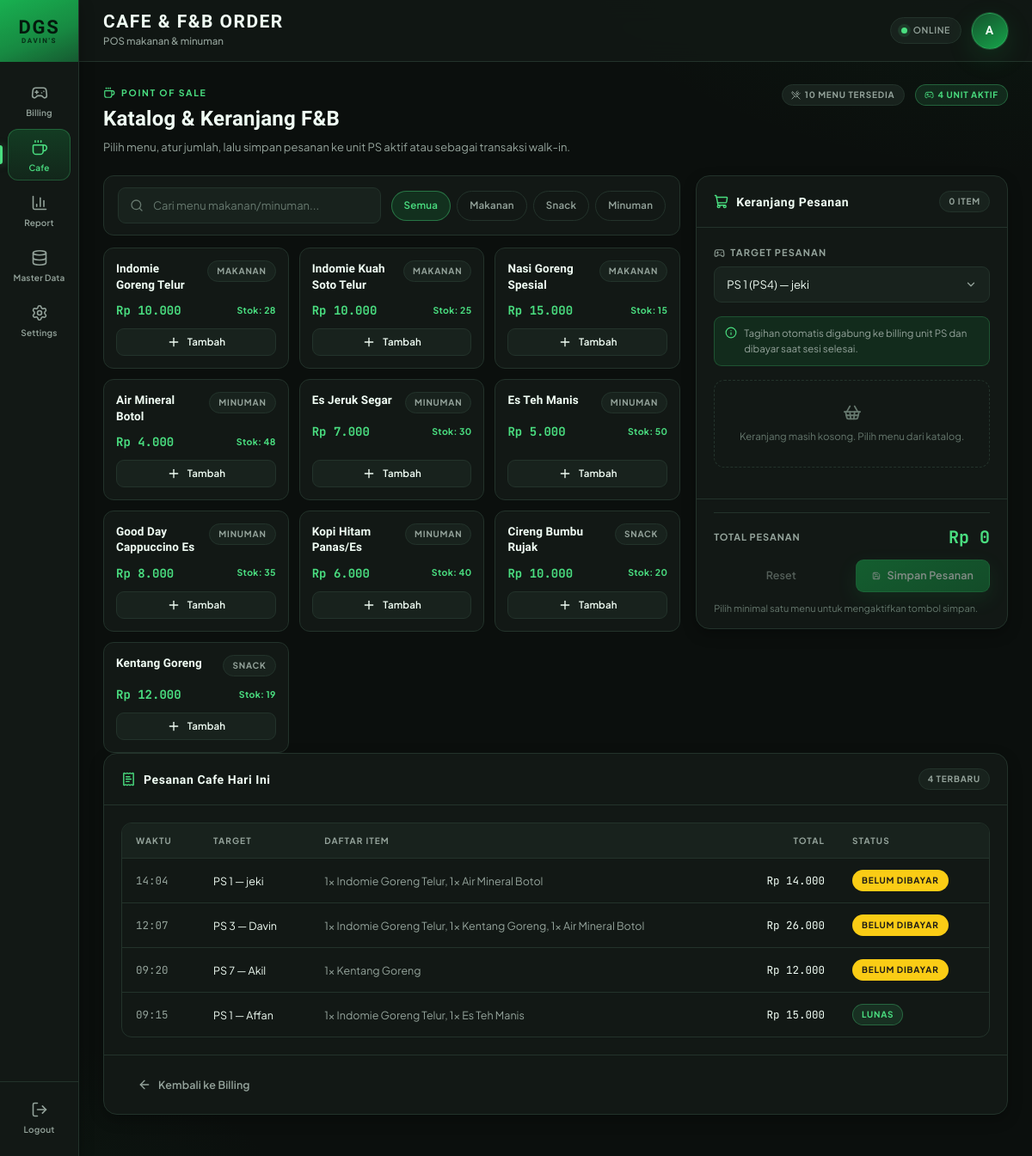
The page /pages/cafe.php (signed in) on the database its author committed.
### tables this page shows
CREATE TABLE `fnb_menus` (
  `id` int UNSIGNED NOT NULL,
  `name` varchar(100) NOT NULL,
  `category` enum('makanan','minuman','snack') NOT NULL DEFAULT 'makanan',
  `price` int UNSIGNED NOT NULL,
  `stock` int UNSIGNED NOT NULL DEFAULT '0',
  `is_available` tinyint(1) NOT NULL DEFAULT '1',
  `created_at` timestamp NOT NULL DEFAULT CURRENT_TIMESTAMP,
  `updated_at` timestamp NOT NULL DEFAULT CURRENT_TIMESTAMP ON UPDATE CURRENT_TIMESTAMP
);

CREATE TABLE `fnb_orders` (
  `id` int UNSIGNED NOT NULL,
  `station_id` int UNSIGNED DEFAULT NULL COMMENT 'NULL jika pesanan walk-in tanpa main PS',
  `session_id` int UNSIGNED DEFAULT NULL COMMENT 'Mengikat tagihan F&B ke sesi PS yang sedang berjalan',
  `customer_name` varchar(100) DEFAULT NULL,
  `total_amount` int UNSIGNED NOT NULL DEFAULT '0',
  `payment_status` enum('unpaid','paid') NOT NULL DEFAULT 'unpaid',
  `ordered_at` datetime NOT NULL DEFAULT CURRENT_TIMESTAMP
);

CREATE TABLE `stations` (
  `id` int UNSIGNED NOT NULL,
  `name` varchar(50) NOT NULL COMMENT 'Contoh: PS 1, PS 2',
  `console_type` enum('PS4','PS5') NOT NULL DEFAULT 'PS4',
  `hourly_rate` int UNSIGNED NOT NULL COMMENT 'Tarif per jam dalam Rupiah',
  `status` enum('idle','playing','maintenance') NOT NULL DEFAULT 'idle',
  `created_at` timestamp NOT NULL DEFAULT CURRENT_TIMESTAMP,
  `updated_at` timestamp NOT NULL DEFAULT CURRENT_TIMESTAMP ON UPDATE CURRENT_TIMESTAMP
);

### pages/cafe.php (the view, shortened to what the rows shown need)
<?php
require_once dirname(__DIR__) . '/config/database.php';
require_once dirname(__DIR__) . '/config/helpers.php';
$menus = [];
$menuListSql = "SELECT id, name, category, price, stock
    FROM fnb_menus
    WHERE is_available = 1
    ORDER BY category ASC, name ASC";
$menuListResult = mysqli_query($conn, $menuListSql);
if ($menuListResult !== false) {
    while ($row = mysqli_fetch_assoc($menuListResult)) {
        $menus[] = $row;
    }
}
$todayOrders = [];
$todayOrdersSql = "SELECT
        o.id,
        o.session_id,
        o.customer_name,
        o.total_amount,
        o.payment_status,
        o.ordered_at,
        s.name AS station_name,
        GROUP_CONCAT(CONCAT(i.quantity, 'x ', m.name) ORDER BY i.id SEPARATOR ', ') AS item_summary
    FROM fnb_orders o
    LEFT JOIN stations s ON s.id = o.station_id
    LEFT JOIN fnb_order_items i ON i.order_id = o.id
    LEFT JOIN fnb_menus m ON m.id = i.menu_id
    WHERE DATE(o.ordered_at) = CURDATE()
    GROUP BY o.id, o.session_id, o.customer_name, o.total_amount, o.payment_status, o.ordered_at, s.name
    ORDER BY o.ordered_at DESC, o.id DESC
    LIMIT 10";
$todayOrdersResult = mysqli_query($conn, $todayOrdersSql);
if ($todayOrdersResult !== false) {
    while ($row = mysqli_fetch_assoc($todayOrdersResult)) {
        $todayOrders[] = $row;
    }
}
require_once dirname(__DIR__) . '/includes/header.php';
?>
<div class="app-shell">
    <div class="app-main">
        <?php require_once dirname(__DIR__) . '/includes/topbar.php'; ?>
        <main class="page-content">
            <section class="page-intro">
                <div>
                    <h2 class="page-heading">Katalog &amp; Keranjang F&amp;B</h2>
                </div>
            </section>
            <div class="cafe-layout">
                <section class="cafe-catalog">
                    <?php if ($menus === []): ?>
                        <p class="ps-empty-filter">Belum ada menu F&amp;B yang tersedia. Tambahkan data master menu terlebih dahulu.</p>
                    <?php else: ?>
                        <div class="menu-grid" id="menuGrid">
                            <?php foreach ($menus as $menu): ?>
                                <?php
                                $menuStock = (int) $menu['stock'];
                                $menuCategory = (string) $menu['category'];
                                $stockClass = $menuStock <= 0 ? 'stock-tag--empty' : ($menuStock <= 5 ? 'stock-tag--low' : 'stock-tag--ok');
                                ?>
                                <article
                                    class="menu-card"
                                    data-menu-id="<?= e((string) $menu['id']) ?>"
                                    data-menu-name="<?= e((string) $menu['name']) ?>"
                                    data-menu-category="<?= e($menuCategory) ?>"
                                    data-menu-price="<?= e((string) $menu['price']) ?>"
                                    data-menu-stock="<?= e((string) $menuStock) ?>"
                                    data-search="<?= e(mb_strtolower((string) $menu['name'] . ' ' . $menuCategory)) ?>"
                                >
                                    <div class="menu-card-head">
                                        <h3 class="menu-card-name"><?= e((string) $menu['name']) ?></h3>
                                        <span class="badge badge-muted badge--inline"><?= e(ucfirst($menuCategory)) ?></span>
                                    </div>
                                    <div class="menu-card-meta">
                                        <span class="menu-card-price text-mono"><?= e(format_rupiah((int) $menu['price'])) ?></span>
                                        <span class="stock-tag <?= e($stockClass) ?>">
                                            <?= $menuStock <= 0 ? 'Habis' : 'Stok: ' . e((string) $menuStock) ?>
                                        </span>
                                    </div>
                                    <button
                                        class="btn btn-secondary btn-sm menu-add"
                                        type="button"
                                        data-add-menu
                                        <?= $menuStock <= 0 ? 'disabled' : '' ?>
                                    >
                                        <i data-lucide="plus"></i>Tambah
                                    </button>
                                </article>
                            <?php endforeach; ?>
                        </div>
                    <?php endif; ?>
                </section>
            </div>
            <section class="card">
                <div class="card-body">
                    <?php if ($todayOrders === []): ?>
                        <p class="ps-empty-filter">Belum ada pesanan F&amp;B hari ini.</p>
                    <?php else: ?>
                        <div class="table-wrap table-responsive">
                            <table class="table">
                                <thead>
                                    <tr>
                                        <th scope="col">Waktu</th>
                                        <th scope="col">Target</th>
                                        <th scope="col">Daftar Item</th>
                                        <th scope="col" class="text-right">Total</th>
                                        <th scope="col">Status</th>
                                    </tr>
                                </thead>
                                <tbody>
                                    <?php foreach ($todayOrders as $order): ?>
                                        <?php
                                        $orderSessionId = $order['session_id'] !== null ? (int) $order['session_id'] : 0;
                                        $orderTotal = (int) $order['total_amount'];
                                        $isPaid = (string) $order['payment_status'] === 'paid';
                                        $itemSummary = (string) ($order['item_summary'] ?? '');
                                        ?>
                                        <tr>
                                            <td class="cell-muted text-mono">
                                                <?= e(date('H:i', (int) strtotime((string) $order['ordered_at']))) ?>
                                            </td>
                                            <td>
                                                <?php if ($orderSessionId > 0): ?>
                                                    <?= e((string) ($order['station_name'] ?? '-')) ?> &mdash; <?= e((string) $order['customer_name']) ?>
                                                <?php else: ?>
                                                    <span class="badge badge-info badge--inline">Walk-in</span>
                                                    <?= e((string) $order['customer_name']) ?>
                                                <?php endif; ?>
                                            </td>
                                            <td class="cell-muted"><?= e($itemSummary !== '' ? $itemSummary : '-') ?></td>
                                            <td class="text-right cell-mono"><?= e(format_rupiah($orderTotal)) ?></td>
                                            <td>
                                                <span class="badge <?= $isPaid ? 'badge-success' : 'badge-warning' ?>">
                                                    <?= $isPaid ? 'LUNAS' : 'BELUM DIBAYAR' ?>
                                                </span>
                                            </td>
                                        </tr>
                                    <?php endforeach; ?>
                                </tbody>
                            </table>
                        </div>
                    <?php endif; ?>
                </div>
            </section>
        </main>
    </div>
</div>
<?php
require_once dirname(__DIR__) . '/includes/footer.php';

### rows shown on the page
fnb_menus: name "Indomie Goreng Telur", category "MAKANAN", price "Rp 10.000", stock "28"
fnb_menus: name "Indomie Kuah Soto Telur", category "MAKANAN", price "Rp 10.000", stock "25"
fnb_menus: name "Nasi Goreng Spesial", category "MAKANAN", price "Rp 15.000", stock "15"
fnb_menus: name "Air Mineral Botol", category "MINUMAN", price "Rp 4.000", stock "48"
fnb_menus: name "Es Jeruk Segar", category "MINUMAN", price "Rp 7.000", stock "30"
fnb_menus: name "Es Teh Manis", category "MINUMAN", price "Rp 5.000", stock "50"
fnb_menus: name "Good Day Cappuccino Es", category "MINUMAN", price "Rp 8.000", stock "35"
fnb_menus: name "Kopi Hitam Panas/Es", category "MINUMAN", price "Rp 6.000", stock "40"
fnb_menus: name "Cireng Bumbu Rujak", category "SNACK", price "Rp 10.000", stock "20"
fnb_menus: name "Kentang Goreng", category "SNACK", price "Rp 12.000", stock "19"
fnb_orders: ordered_at "14:04", station.name "PS 1", customer_name "jeki", itemSummary "1x Indomie Goreng Telur, 1x Air Mineral Botol", total_amount "Rp 14.000", payment_status "BELUM DIBAYAR"
fnb_orders: ordered_at "12:07", station.name "PS 3", customer_name "Davin", itemSummary "1x Indomie Goreng Telur, 1x Kentang Goreng, 1x Air Mineral Botol", total_amount "Rp 26.000", payment_status "BELUM DIBAYAR"
fnb_orders: ordered_at "09:20", station.name "PS 7", customer_name "Akil", itemSummary "1x Kentang Goreng", total_amount "Rp 12.000", payment_status "BELUM DIBAYAR"
fnb_orders: ordered_at "09:15", station.name "PS 1", customer_name "Affan", itemSummary "1x Indomie Goreng Telur, 1x Es Teh Manis", total_amount "Rp 15.000", payment_status "LUNAS"

### other values the page prints
$item['label'] "Billing"
$item['label'] "Cafe"
$item['label'] "Report"
$item['label'] "Master Data"
$item['label'] "Settings"
$pageTitle "CAFE & F&B ORDER"
$pageSubtitle "POS makanan & minuman"
$initials "A"
$availableMenuCount "10"
count($activeSessions) "4"
count($todayOrders) "4"
form field target_session_id "PS 1 (PS4) — jeki"
